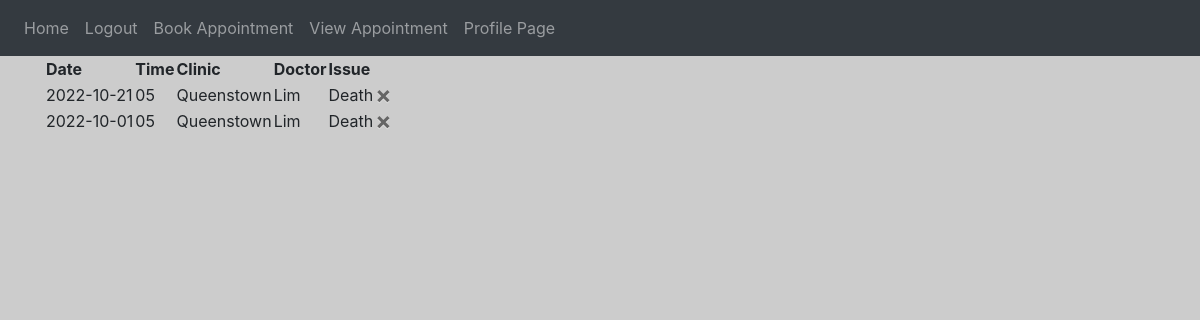
/viewapp (signed in), run on the app's committed database.
### website/models.py (models this page shows)
class Book(db.Model):
    id = db.Column(db.Integer, primary_key=True)
    date = db.Column(db.String(34))
    user_id = db.Column(db.Integer, db.ForeignKey('user.id'))
    issue = db.Column(db.String(30))
    doctor = db.Column(db.String(30))
    datetime = db.Column(db.String(50),unique=True)
    time = db.Column(db.String(4))
    clinic = db.Column(db.String(30))

### website/views.py (the view)
@views.route('/viewapp', methods=['GET','POST'])
@login_required
def viewapp():
    return render_template("viewapp.html", user=current_user)

### website/__init__.py (called while the page is built)
def create_app():
    app = Flask(__name__)
    app.config['SECRET_KEY'] = 'jdjdjjrfjjfdjf'
    app.config['SQLALCHEMY_DATABASE_URI'] = f'sqlite:///{DB_NAME}'
    db.init_app(app)
    from .views import views
    from .auth import auth
    app.register_blueprint(views,url_prefix="/")
    app.register_blueprint(auth,url_prefix="/")
    from .models import User, Note , Book
    create_database(app)
    login_manager = LoginManager()
    login_manager.login_view = 'auth.login'
    login_manager.init_app(app)
    @login_manager.user_loader
    def load_user(id):
        return User.query.get(int(id))
    return app

### website/templates/viewapp.html
{% extends "base.html" %} {% block title %}Book Appointment{% endblock %}
{%block content%}
<table>
	<tr>
		<th>Date</th>
		<th>Time</th>
		<th>Clinic</th>
		<th>Doctor</th>
		<th>Issue</th>
		<th></th>
	</tr>
	{% for book in user.books %}
	<tr>
		<td>{{ book.date}}</td>
		<td>{{ book.time}}</td>
		<td>{{ book.clinic}}</td>
		<td>{{ book.doctor}}</td>
		<td>{{ book.issue}}</td>
		<td>
			<button type="button" class="close" onClick="deletebook({{ book.id }})">
				<span aria-hidden="true">&times;</span>
			</button>
		</td>
	</tr>
	{%endfor%}
</table>
{%endblock%}

### website/templates/base.html (style rules this page uses)
body { background-image: url("bg.jpg"); background-color: #cccccc; }

### data on the page
Book: date "2022-10-21", time "05", clinic "Queenstown", doctor "Lim", issue "Death"
Book: date "2022-10-01", time "05", clinic "Queenstown", doctor "Lim", issue "Death"
